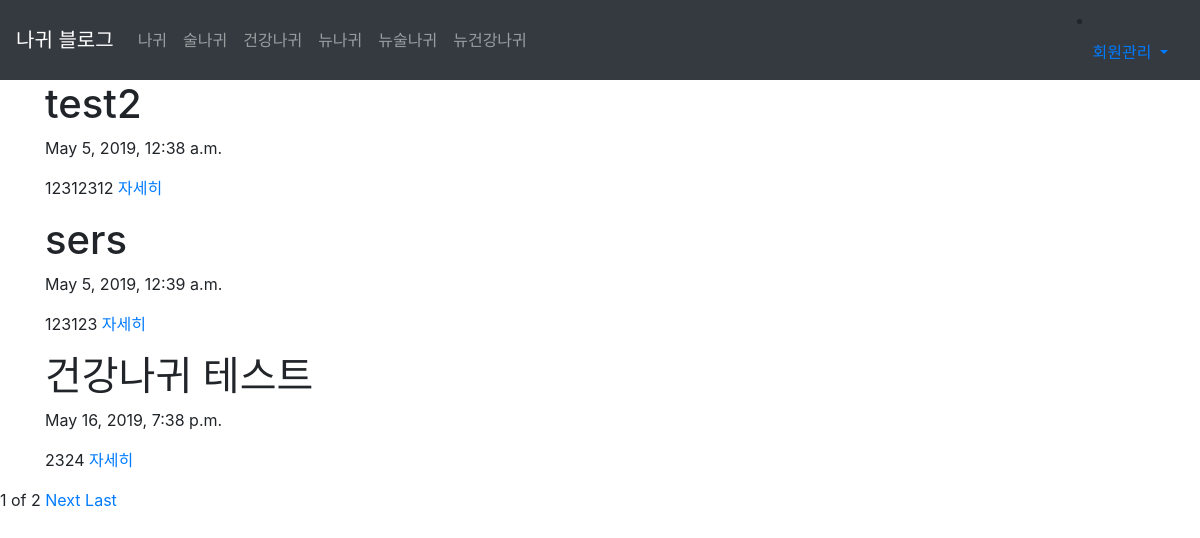
The app's page /health/ with its own data.
### board/models.py (models this page shows, shortened)
class Health(models.Model):
    title = models.CharField(max_length=50)
    pub_date = models.DateTimeField('date published')
    body = models.TextField()
    name = models.CharField(max_length=50)
    def summary(self):
        return self.body[:30]

### board/views.py (the view)
# urls.py: path('health/', views.health, name = "health"),
def health(request):
    healths = Health.objects
    health_list = Health.objects.all()
    health_paginator = Paginator(health_list,3)
    health_page = request.GET.get('health_page')
    health_posts = health_paginator.get_page(health_page)
    return render(request,'health.html',{'healths':healths,'health_posts':health_posts})

### board/templates/health.html (shortened to what this page needs)
{% extends 'base.html' %}
{% block contents %}
      {% for health in health_posts %}
          <div class="container">
              <h1>{{health.title}}</h1>
              <p>{{health.pub_date}}</p>
              <p>{{health.summary}} <a href="{% url 'board:detail_health' health.id %}">자세히</a></p>
          </div>
      {%endfor%}
      <div class ="contaiver">
        <span>{{health_posts.number}}</span>
        <span>of</span>
        <span>{{health_posts.paginator.num_pages}}</span>
        {%if health_posts.has_next%}
        <a href="?health_page={{health_posts.next_page_number}}">Next</a>
        <a href="?health_page={{health_posts.paginator.num_pages}}">Last</a>
        {%endif%}
      </div>
{% endblock %}

### records on screen
Health: title "test2", pub_date "May 5, 2019, 12:38 a.m.", summary "12312312"
Health: title "sers", pub_date "May 5, 2019, 12:39 a.m.", summary "123123"
Health: title "건강나귀 테스트", pub_date "May 16, 2019, 7:38 p.m.", summary "2324"

### other values on screen
{{ health_posts.number }} "1"
{{ health_posts.paginator.num_pages }} "2"
